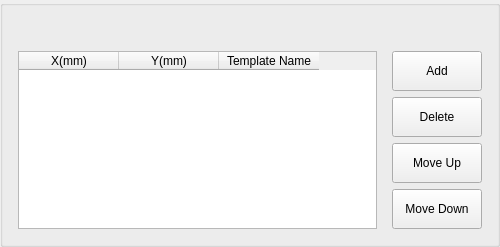
            <widget class="ISTAR::GUI::GroupBox" name="gb_upLevelPoints">
             <property name="sizePolicy">
              <sizepolicy hsizetype="Preferred" vsizetype="Preferred">
               <horstretch>0</horstretch>
               <verstretch>0</verstretch>
              </sizepolicy>
             </property>
             <property name="minimumSize">
              <size>
               <width>500</width>
               <height>0</height>
              </size>
             </property>
             <property name="maximumSize">
              <size>
               <width>500</width>
               <height>16777215</height>
              </size>
             </property>
             <layout class="QGridLayout" name="gridLayout_6">
              <property name="leftMargin">
               <number>15</number>
              </property>
              <property name="topMargin">
               <number>45</number>
              </property>
              <property name="rightMargin">
               <number>15</number>
              </property>
              <property name="bottomMargin">
               <number>15</number>
              </property>
              <property name="horizontalSpacing">
               <number>15</number>
              </property>
              <property name="verticalSpacing">
               <number>6</number>
              </property>
              <item row="3" column="3">
               <widget class="QPushButton" name="btn_dwMove_upLevelPoints">
                <property name="minimumSize">
                 <size>
                  <width>90</width>
                  <height>40</height>
                 </size>
                </property>
                <property name="maximumSize">
                 <size>
                  <width>90</width>
                  <height>16777215</height>
                 </size>
                </property>
                <property name="text">
                 <string>Move Down</string>
                </property>
               </widget>
              </item>
              <item row="0" column="0" rowspan="4" colspan="2">
               <widget class="ISTAR::GUI::TableWidget" name="tw_upLevelPoints">
                <property name="minimumSize">
                 <size>
                  <width>250</width>
                  <height>0</height>
                 </size>
                </property>
                <column>
                 <property name="text">
                  <string>X(mm)</string>
                 </property>
                </column>
                <column>
                 <property name="text">
                  <string>Y(mm)</string>
                 </property>
                </column>
                <column>
                 <property name="text">
                  <string>Template Name</string>
                 </property>
                </column>
               </widget>
              </item>
              <item row="2" column="3">
               <widget class="QPushButton" name="btn_upMove_upLevelPoints">
                <property name="minimumSize">
                 <size>
                  <width>90</width>
                  <height>40</height>
                 </size>
                </property>
                <property name="maximumSize">
                 <size>
                  <width>90</width>
                  <height>16777215</height>
                 </size>
                </property>
                <property name="text">
                 <string>Move Up</string>
                </property>
               </widget>
              </item>
              <item row="0" column="3">
               <widget class="QPushButton" name="btn_add_upLevelPoints">
                <property name="minimumSize">
                 <size>
                  <width>90</width>
                  <height>40</height>
                 </size>
                </property>
                <property name="maximumSize">
                 <size>
                  <width>90</width>
                  <height>16777215</height>
                 </size>
                </property>
                <property name="text">
                 <string>Add</string>
                </property>
               </widget>
              </item>
              <item row="1" column="3">
               <widget class="QPushButton" name="btn_delete_upLevelPoints">
                <property name="minimumSize">
                 <size>
                  <width>90</width>
                  <height>40</height>
                 </size>
                </property>
                <property name="maximumSize">
                 <size>
                  <width>90</width>
                  <height>16777215</height>
                 </size>
                </property>
                <property name="text">
                 <string>Delete</string>
                </property>
               </widget>
              </item>
             </layout>
            </widget>
